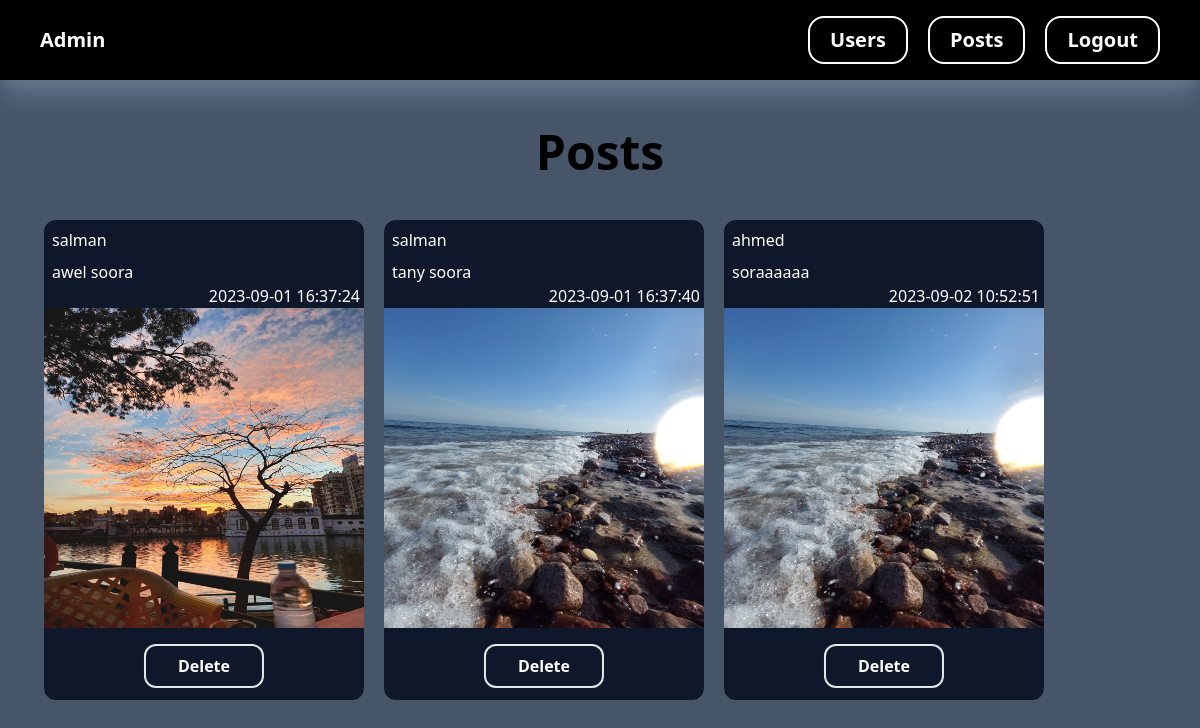
/allPosts (signed in), run on an earlier commit of the app's database.
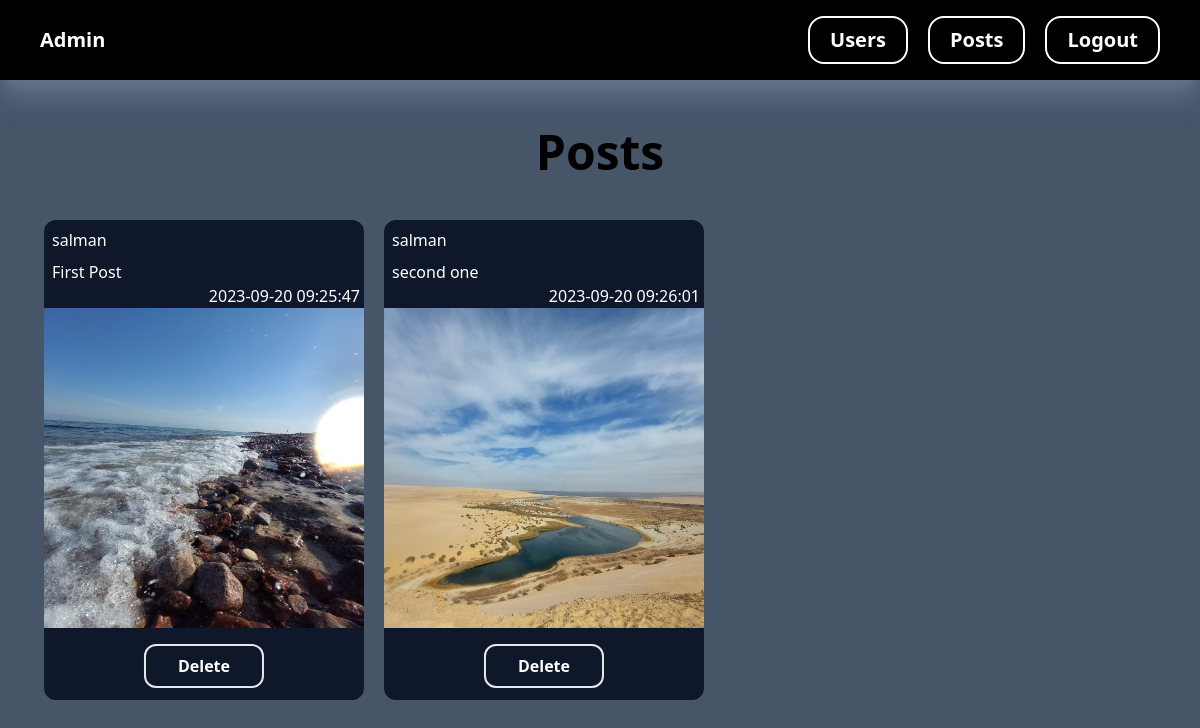
And on a later commit of the database.
### tables this page shows
CREATE TABLE posts(
        id INTEGER PRIMARY KEY AUTOINCREMENT,
        Caption TEXT NOT NULL,
        imageurl TEXT NOT NULL,
        timestamp TIMESTAMP DEFAULT CURRENT_TIMESTAMP,
        userid INTEGER NOT NULL,
        FOREIGN KEY (userid) REFERENCES users (id)
        );

CREATE TABLE users (
            id INTEGER PRIMARY KEY AUTOINCREMENT,
            username TEXT NOT NULL UNIQUE,    
            Email TEXT NOT NULL UNIQUE ,
            password TEXT NOT NULL,
            imageurl TEXT NOT NULL           
            );

### app.py (the view)
@app.route("/allPosts")
def allposts():
    if 'username' in session and session['username'] == 'Admin':
        posts = appDB.getAllPosts(connection)
        return render_template("AdminView.html", posts=posts)
    else:
        return "You are not authorized to access this page."

### appDB.py (called while the page is built)
def getAllPosts(conn):
    cursor=conn.cursor()
    query = "SELECT users.imageurl, users.username, posts.imageurl, posts.timestamp, posts.Caption , posts.id FROM posts JOIN users ON posts.userid = users.id WHERE posts.userid IS NOT NULL"
    cursor.execute(query)
    return cursor.fetchall()

### templates/AdminView.html (shortened to what this page needs)
<!DOCTYPE html>
<html lang="en">
  <head>
    <link rel="stylesheet" href="/static/css/main.css" />
  </head>
  <body>
    <div class="h-screen bg-slate-600">
      <div
        class="flex justify-between w-full items-center bg-black shadow-xl shadow-slate-500 h-20 text-white p-10 font-bold text-xl"
      >
        <a href="/">Admin</a>
        <div class="flex gap-5">
          <a href="/">
            <button
              class="border-white border-2 p-2 rounded-2xl hover:shadow-md hover:shadow-slate-100 px-5 hover:bg-blue-800"
            >
              Users
            </button>
          </a>
          <a href="/allPosts">
            <button
              class="border-white border-2 p-2 rounded-2xl hover:shadow-md hover:shadow-slate-100 px-5 hover:bg-blue-800"
            >
              Posts
            </button>
          </a>
          <a href="/logout">
            <button
              class="border-white border-2 p-2 rounded-2xl hover:shadow-md hover:shadow-slate-100 px-5 hover:bg-blue-800"
            >
              Logout
            </button>
          </a>
        </div>
      </div>
      <div class="flex flex-col mt-12 text-center">
        <h1 class="font-bold text-5xl">Posts</h1>
        <div class="flex flex-wrap p-11 gap-5">
          {% for post in posts %}
          <div
            class="w-[20rem] h-[30rem] rounded-xl relative bg-slate-900 text-white"
          >
            <p class="text-left p-2">{{post[1]}}</p>
            <p class="text-left px-2">{{post[4]}}</p>
            <p class="text-right px-1">{{post[3]}}</p>
            <div class="w-[20rem] h-[20rem]">
              <img src="{{post[2]}}" alt="" class="h-full w-full" />
            </div>
            <a
              class="border-2 font-bold rounded-xl px-8 py-2 hover:bg-black hover:text-white absolute left-[50%] translate-x-[-50%] bottom-3"
              href="{{url_for('delete_post' , id=post[5])}}"
            >
              Delete
            </a>
          </div>
          {%endfor%}
        </div>
      </div>
    </div>
  </body>
</html>

What changed in the data, as far as the page shows it:
removed posts: username "ahmed", Caption "soraaaaaa", timestamp "2023-09-02 10:52:51", imageurl (picture)
changed posts: Caption "awel soora" → "First Post"; timestamp "2023-09-01 16:37:24" → "2023-09-20 09:25:47"; imageurl: a different picture
changed posts: Caption "tany soora" → "second one"; timestamp "2023-09-01 16:37:40" → "2023-09-20 09:26:01"; imageurl: a different picture
